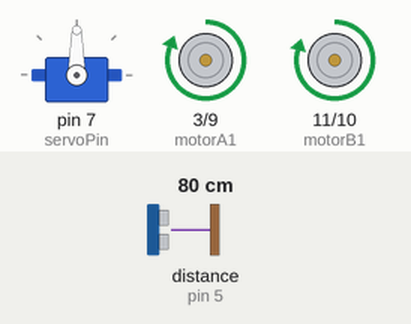
Simulated run of this sketch. Board: Arduino Uno, built with avr-gcc and run on an emulated ATmega328P. Parts: servo, motor-driver pin pairs drawn as motors (green arrow = first pin HIGH = forward, orange = second pin HIGH = backward, longer = more drive). Inputs (shaded band) come from the test bench; at power-on: distance to the obstacle (sensor on pin 5) 80 cm. The echo pulse lasts 58.3 µs per cm.

Above: at 1.2 s.
1.3 s: distance to the obstacle (sensor on pin 5) set to 27 cm
2.8 s: distance to the obstacle (sensor on pin 5) set to 22 cm
At 3.05 s:
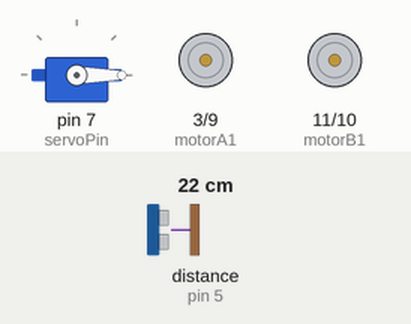
At 3.45 s:
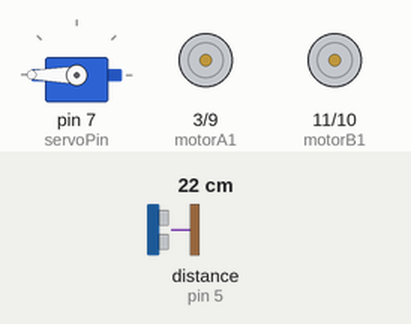
5.8 s: distance to the obstacle (sensor on pin 5) set to 11 cm
At 6.13 s:
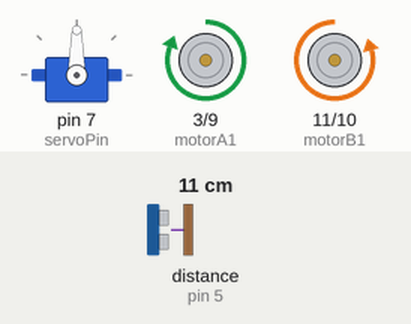
8.8 s: distance to the obstacle (sensor on pin 5) set to 8 cm
At 9.6 s:
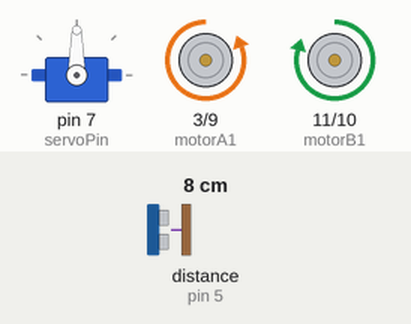
11.8 s: distance to the obstacle (sensor on pin 5) set to 18 cm
14.8 s: distance to the obstacle (sensor on pin 5) set to 2 cm
Timing chart, 0 to 18.8 s (numbered marks = the images above; inputs shaded):
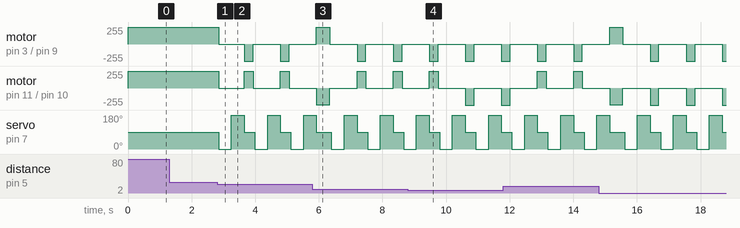

The sketch:

Car.ino
```cpp
#include "Servo.h"
#include "Ultrasonic.h"

// Define os pinos de utilização do Driver L298.
int motorA1  = 3;
int motorA2  = 9;
int motorB1  = 11;
int motorB2  = 10;

int trigPin  = 4;
int echoPin  = 5;

const int servoPin  = 7;

int speedR = 250;
int speedL = 255;

Ultrasonic ultrasonic(trigPin,echoPin);
Servo servo;

void setup() {
  pinMode(motorA1, OUTPUT);
  pinMode(motorA2, OUTPUT);
  pinMode(motorB1, OUTPUT);
  pinMode(motorB2, OUTPUT);

  servo.attach(servoPin);

  pinMode(trigPin, OUTPUT);
  pinMode(echoPin, INPUT);
}

void loop() {
   servo.write(90);

  int dist = distance();

  if (dist < 25) {

    move('S');

    servo.write(0);
    delay(400);

    int distR = distance();

    servo.write(180);
    delay(400);
    int distL = distance();
    servo.write(90);

    if(distR > distL) {
      if (dist < 10){
        move('H');
      } else {
        move('R');
      }
      delay(420);
    } else {
        if (dist < 10){
        move('J');
      } else {
        move('L');
      }

     delay(280);
    }
    move('S');
  } else {
    move('F');
  }

  delay(50);
}

void move (char state) {
    // Se o estado recebido for igual a 'F', o carro se movimenta para frente.
  if (state == 'F') {
    analogWrite(motorB1, speedR);
    analogWrite(motorA1, speedL);
    analogWrite(motorA2, 0);
    analogWrite(motorB2, 0);
  }

    else if (state == 'I') {  // Se o estado recebido for igual a 'I', o carro se movimenta para Frente Esquerda.
    analogWrite(motorA1, speedL);
    analogWrite(motorA2, 0);
    analogWrite(motorB1, 100);
    analogWrite(motorB2, 0);
  }

    else if (state == 'G') {   // Se o estado recebido for igual a 'G', o carro se movimenta para Frente Direita.
    analogWrite(motorA1, 100);
    analogWrite(motorA2, 0);
    analogWrite(motorB1, speedR);
    analogWrite(motorB2, 0);
  }

  else if (state == 'B') { // Se o estado recebido for igual a 'B', o carro se movimenta para trás.
    analogWrite(motorA1, 0);
    analogWrite(motorB1, 0);
    analogWrite(motorB2, 255);
    analogWrite(motorA2, 255);
  }

   else if (state == 'H') {  // Se o estado recebido for igual a 'H', o carro se movimenta para Trás Esquerda.
    analogWrite(motorA1, 0);
    analogWrite(motorA2, 255);
    analogWrite(motorB1, 0);
    analogWrite(motorB2, 255);
  }

  else if (state == 'J') {  // Se o estado recebido for igual a 'J', o carro se movimenta para Trás Direita.
    analogWrite(motorA1, 0);
    analogWrite(motorA2, 255);
    analogWrite(motorB1, 0);
    analogWrite(motorB2, 255);
  }

  else if (state == 'L') {   // Se o estado recebido for igual a 'L', o carro se movimenta para esquerda.
    analogWrite(motorA1, 0);
    analogWrite(motorA2, speedL);
    analogWrite(motorB1, speedR);
    analogWrite(motorB2, 0);
  }
  else if (state == 'R') {   // Se o estado recebido for igual a 'R', o carro se movimenta para direita.
    analogWrite(motorA1, speedL);
    analogWrite(motorA2, 0);
    analogWrite(motorB1, 0);
    analogWrite(motorB2, speedR);
  }
  else if (state == 'S') {   // Se o estado recebido for igual a 'S', o carro permanece parado.
    analogWrite(motorA1, 0);
    analogWrite(motorA2, 0);
    analogWrite(motorB1, 0);
    analogWrite(motorB2, 0);
  }
}

int distance() {
  return ultrasonic.convert(ultrasonic.timing(), Ultrasonic::CM);
}
```

Measured:
- the behaviour switches between 25 and 24 cm on distance to the obstacle (sensor on pin 5) (found by bisection; images 0 and 1)
- the behaviour switches between 10 and 9 cm on distance to the obstacle (sensor on pin 5) (found by bisection; images 3 and 4)
- after the input at 1.3 s, every drawn part: stays the same
- after the input at 2.8 s, motor on pin 3 (motorA1) / pin 9 (motorA2): alternates backward 255/255 for 0.28 s and stopped for 0.83 s, starting after 0.05 s; motor on pin 11 (motorB1) / pin 10 (motorB2): alternates forward 250/255 for 0.28 s and stopped for 0.83 s, starting after 0.05 s
